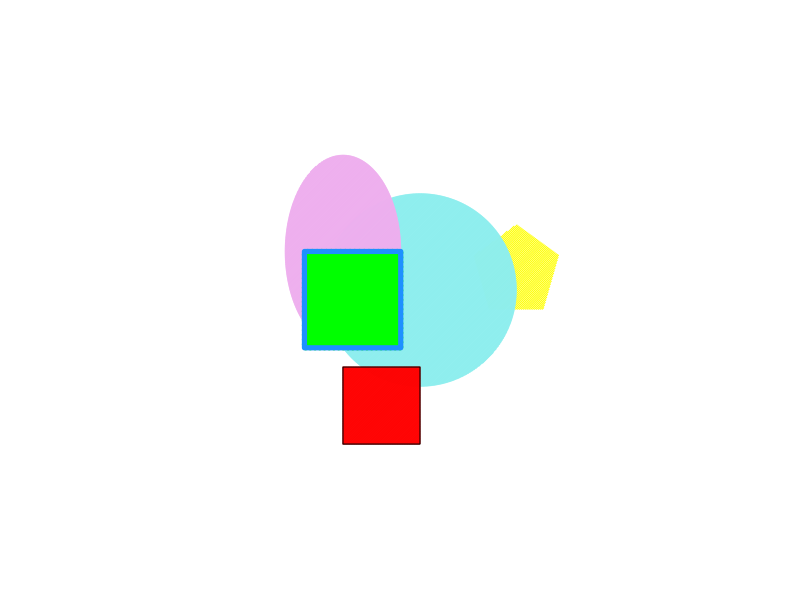

Source code (R):
plot(100, 100, type="n", axes=FALSE, ann=FALSE, xlim=c(0, 100), ylim = c(0,100), asp=1)
polygon(c(64,75,86,82,68), c(59,67,59,45,45), density=75, col="yellow", border=NA)
circle<- function(x,y,r,...){
  angs=seq(0,2*(pi), length=1000)
  xpts<- x+r*cos(angs)
  ypts<- y+r*sin(angs)
  polygon(xpts,ypts,...)
   }
circle(50,50,25, density=200, col="darkslategray2", border=NA)
ellipse<- function(x, y, r_1, r_2, ...){
  angs=seq(0,2*(pi), length=1000)
  xpts<- x+r_1*cos(angs)
  ypts<- y+r_2*sin(angs)
  polygon(xpts,ypts,...)
  }
ellipse(30,60,15,25, density=200, col="plum2", border=NA)
polygon(c(30,30,50,50), c(10,30,30,10), density=200, col="red", border="gray0")
polygon(c(20,20,45,45), c(35,60,60,35), density=30, col="green", border="dodgerblue", lwd=5)
